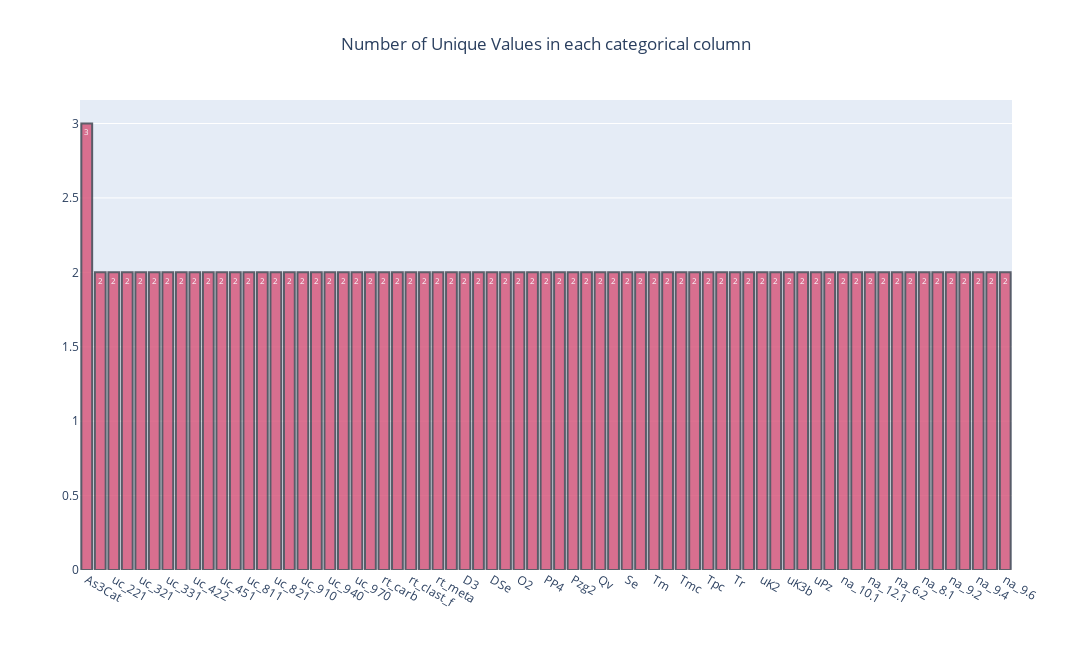

The cell this chart's notebook holds for it:
### Code cell
num_uniques = df[categorical_columns].nunique()
num_uniques = pd.DataFrame(num_uniques).reset_index()
num_uniques.columns = ['column','num_unique']
num_uniques
data = go.Bar(
             x=num_uniques['column'],
             y=num_uniques['num_unique'],
             marker_color='#D65076', 
             marker_line_color='#363945', 
             marker_line_width=2,
             opacity = 0.8,
             text=num_uniques['num_unique'].apply(lambda x: f'{x}')
             )

layout = go.Layout(
    title='Number of Unique Values in each categorical column',
    title_x=0.5,
    width=1600,
    height=650
)

fig = go.Figure(data=data, layout=layout)
fig.show()

### Figure 1 — Plotly figure (JSON) as saved in the notebook; plotly's stock layout.template omitted (floating-point values rounded to 4 significant figures)
{"data": [{"marker": {"color": "#D65076", "line": {"color": "#363945", "width": 2}}, "opacity": 0.8, "text": ["3", "2", "2", "2", "2", "2", "2", "2", "2", "2", "2", "2", "2", "2", "2", "2", "2", "2", "2", "2", "2", "2", "2", "2", "2", "2", "2", "2", "2", "2", "2", "2", "2", "2", "2", "2", "2", "2", "2", "2", "2", "2", "2", "2", "2", "2", "2", "2", "2", "2", "2", "2", "2", "2", "2", "2", "2", "2", "2", "2", "2", "2", "2", "2", "2", "2", "2", "2", "2"], "type": "bar", "x": ["As3Cat", "uc_12", "uc_221", "uc_312", "uc_321", "uc_322", "uc_331", "uc_421", "uc_422", "uc_431", "uc_451", "uc_620", "uc_811", "uc_812", "uc_821", "uc_822", "uc_910", "uc_920", "uc_940", "uc_960", "uc_970", "uc_999", "rt_carb", "rt_clast_c", "rt_clast_f", "rt_clast_u", "rt_meta", "rt_plut_qtz", "D3", "De", "DSe", "Kg", "O2", "Oe", "PP4", "Pzg1", "Pzg2", "Q", "Qv", "S2", "Se", "Te2", "Tm", "Toc", "Tmc", "Tp", "Tpc", "Tpv", "Tr", "Txc", "uK2", "uK3", "uK3b", "uK4", "uPz", "Wgn", "na_10.1", "na_11.1", "na_12.1", "na_13.1", "na_6.2", "na_7.1", "na_8.1", "na_8.2", "na_9.2", "na_9.3", "na_9.4", "na_9.5", "na_9.6"], "y": [3, 2, 2, 2, 2, 2, 2, 2, 2, 2, 2, 2, 2, 2, 2, 2, 2, 2, 2, 2, 2, 2, 2, 2, 2, 2, 2, 2, 2, 2, 2, 2, 2, 2, 2, 2, 2, 2, 2, 2, 2, 2, 2, 2, 2, 2, 2, 2, 2, 2, 2, 2, 2, 2, 2, 2, 2, 2, 2, 2, 2, 2, 2, 2, 2, 2, 2, 2, 2]}], "layout": {"height": 650, "title": {"text": "Number of Unique Values in each categorical column", "x": 0.5}, "width": 1600}}
